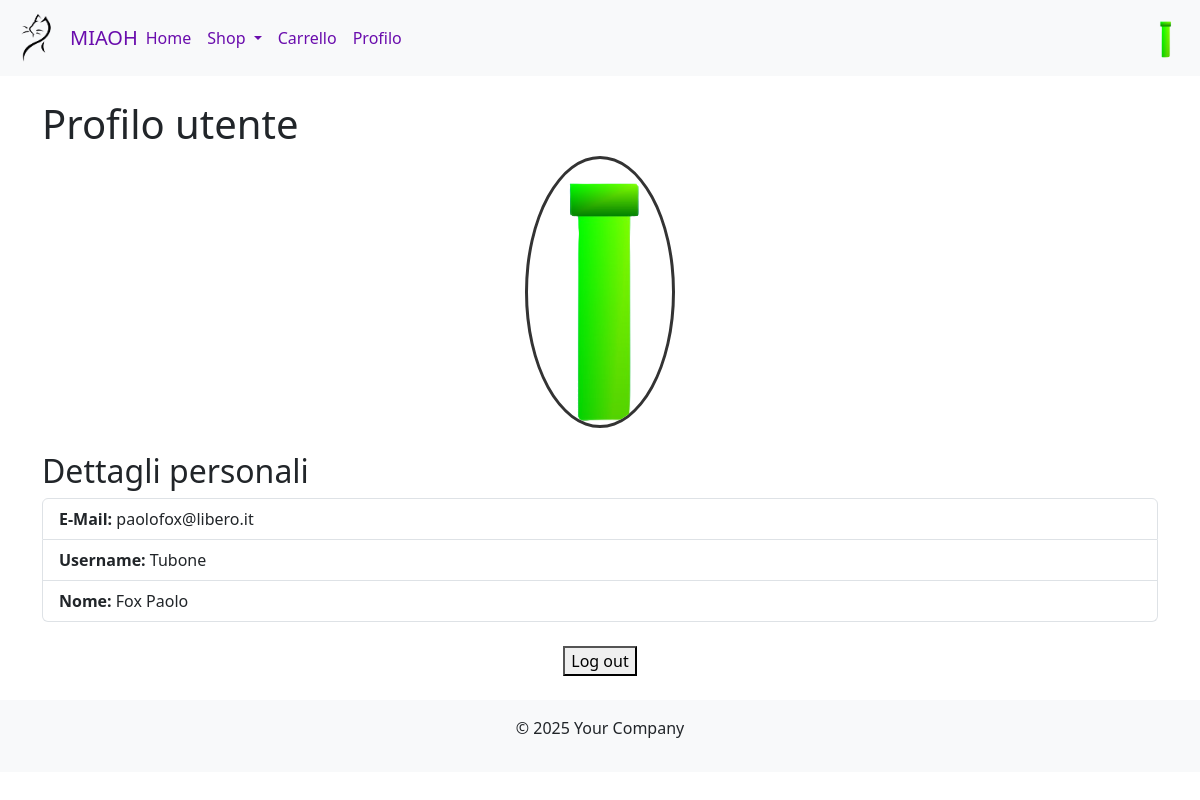
The page /?action=profile (signed in) on the database its author committed.
### tables this page shows
CREATE TABLE `user` (
  `id` int(11) NOT NULL,
  `username` varchar(64) NOT NULL,
  `email` varchar(200) NOT NULL,
  `password_hash` blob NOT NULL,
  `name` varchar(50) NOT NULL,
  `surname` varchar(50) NOT NULL,
  `image_file_type` varchar(6) NOT NULL
);

### public/index.php (called while the page is built, shortened)
<?php
require("../src/views/template/base.php");

### src/models/users/Users.php (called while the page is built, shortened)
<?php
require_once "User.php";
class Users{
    private static $USER_TABLE = "user";
    public static function fromEmail($email){
        $stmt = Connection::$db->prepare("SELECT id, username, password_hash, name, surname, image_file_type FROM " . self::$USER_TABLE . " WHERE email = ? LIMIT 1");
        $stmt->bind_param("s", $email);
        $stmt->execute();
        $result = $stmt->get_result();
        if ($result->num_rows === 1) {
            $user = $result->fetch_assoc();
            return new User($user['id'], $user['username'], $email, $user['password_hash'], $user['name'], $user['surname'], $user['image_file_type']);
        }
        return "";
    }
}
?>

### src/models/images/ImageManager.php (called while the page is built, shortened)
<?php
require_once "../src/models/users/Users.php";
class ImageManager{
    public static function getUserImagePath($email){
        $user = Users::fromEmail($email);
        if($user->getImageExtension() != ""){
            return IMAGE_PATH . "profilepictures/" . $user->getUsername() . "." . $user->getImageExtension();
        }
        return IMAGE_PATH . "/icons/profilePic.png";
    }
}

### src/models/users/User.php (called while the page is built, shortened)
<?php
class User
{
  protected $username;
  protected $email;
  protected $name;
  protected $surname;
  protected $imageExtension;
  function __construct($id, $username, $email, $password_hash, $name, $surname, $imageExtension) {
    $this->username = $username;
    $this->email = $email;
    $this->name = $name;
    $this->surname = $surname;
    $this->imageExtension = $imageExtension;
  }
  public function getUsername()
  {
    return $this->username;
  }
  public function getEmail()
  {
    return $this->email;
  }
  public function getName()
  {
    return $this->name;
  }
  public function getSurname()
  {
    return $this->surname;
  }
  public function getImageExtension(){
    return $this->imageExtension;
  }
}

### src/views/profile/profile.php (the view)
<?php
$user = Users::fromEmail($_SESSION['email']);
$picture = $picture = ImageManager::getUserImagePath($_SESSION['email']);
?>
<article class="profile">
    <h1>Profilo utente</h1>
    <section class="profile-image-big text-center mb-4">
        <img src="<?php echo $picture; ?>"
                alt="Foto Profilo" class="img-fluid rounded-circle" width="150" height="150">
    </section>
    <h2>Dettagli personali</h2>
    <section class="profile-details">
        <ul class="list-group">
            <li class="list-group-item"><strong>E-Mail:</strong> <?php echo $user->getEmail(); ?></li>
            <li class="list-group-item"><strong>Username:</strong> <?php echo $user->getUsername(); ?></li>
            <li class="list-group-item"><strong>Nome:</strong> <?php echo $user->getSurname() . " " . $user->getName(); ?></li>
        </ul>
    </section>
    <footer class="text-center mt-4">
        <form action="?action=profile&subAction=logout" method="POST">
            <button type="submit">Log out</button>
        </form>
    </footer>
</article>

### src/views/template/header.php (shortened to what this page needs)
<?php
if(isset($_SESSION['email'])){
    require_once "../src/models/images/ImageManager.php";
    $picture = ImageManager::getUserImagePath($_SESSION['email']);
}else{
    $picture = IMAGE_PATH . "/icons/profilePic.png";
}
?>
<nav class="navbar navbar-expand-lg bg-body-tertiary sticky-top">
  <div class="container-fluid">
        <a class="navbar-brand d-flex align-items-center mx-auto logo-header" href="?#">
            <img src="<?php echo IMAGE_PATH; ?>logo/logo.png" width="50" height="50" class="me-2"/>
            <span>MIAOH</span>
        </a>
        <div class="collapse navbar-collapse" id="navbarSupportedContent">
        <ul class="navbar-nav me-auto mb-2 mb-lg-0">
            <li class="nav-item">
                <a class="nav-link" aria-current="page" href="?#">Home</a>
            </li>
            <li class="nav-item dropdown">
            <a class="nav-link dropdown-toggle" href="#" role="button" data-bs-toggle="dropdown" aria-expanded="false">
                Shop
            </a>
            </li>
            <li class="nav-item">
                <a class="nav-link" href="?action=shopping&subAction=carrello"><i class="bi bi-cart"></i> Carrello</a>
            </li>
            <li class="nav-item">
                <a class="nav-link" href="?action=profile">Profilo</a>
            </li>
        </ul>
    </div>
    <a class="navbar-brand d-flex align-items-center position-absolute top-50 end-0 translate-middle-y p-2" href="?action=profile">
        <img src="<?php echo $picture ?>" alt="User" class="user-img" width="60" height="60"/>
    </a>
</nav>

### public/style/template.css (style rules this page uses)
.navbar-brand { color: #6a0dad; font-weight: 500; }
.nav-link, .dropdown-item { color: #6a0dad; }
.user-img { max-height: 2.5rem; width: auto; border-radius: 50%; }
a, a:hover, a:focus { color: #6a0dad; }
.navbar, .navbar-light .navbar-nav .nav-link { color: #6a0dad; }

### public/style/common.css (style rules this page uses)
.profile-image-big img { border: 3px solid #333; }

### rows shown on the page
user: username+image_file_type (picture), username "Tubone", surname "Fox", name "Paolo"

### other values the page prints
$user->getEmail() "paolofox@libero.it"
